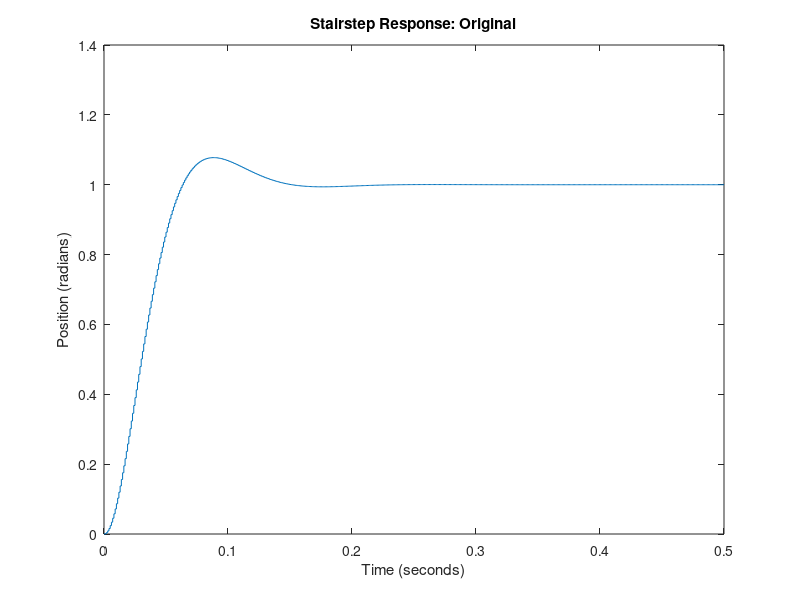

The MATLAB script that drew this image:
J = 3.2284E-6;
b = 3.5077E-6;
K = 0.0274;
R = 4;
L = 2.75E-6;
s = tf('s');
P_motor = K/(s*((J*s+b)*(L*s+R)+K^2));

sys_cl = feedback(P_motor,1)

Ts = 0.001;
dP_motor = c2d(P_motor, Ts, 'zoh');

sys_cl = feedback(dP_motor,1);



%before pid 
[x1,t] = step(sys_cl,.5);
stairs(t,x1)
xlabel('Time (seconds)')
ylabel('Position (radians)')
title('Stairstep Response: Original')


%pid
Kp = 100;
Ki = 200;
Kd = 10;

C = Kp + Ki/s + Kd*s;
dC = c2d(C,Ts,'tustin')


sys_cl = feedback(dC*dP_motor,1)

